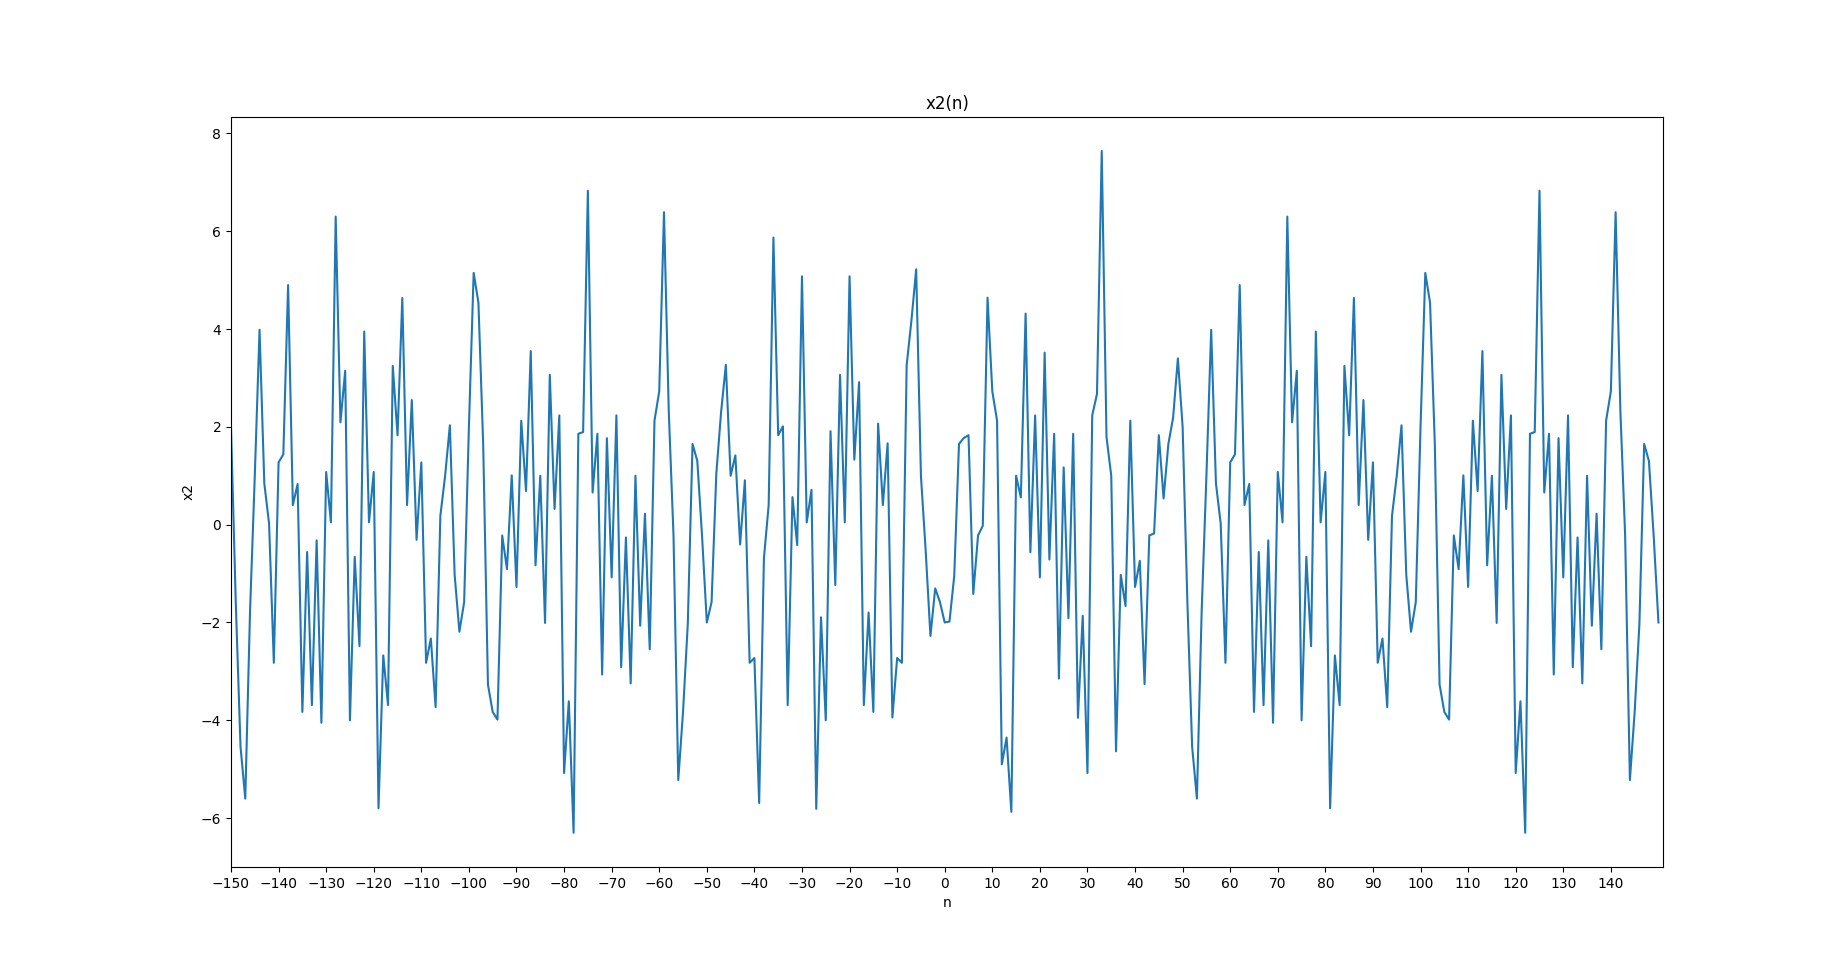

Write Python code to recreate this figure.
import matplotlib.pyplot as plt
import numpy as np
from base.impseq import *
from base.sigshift import *
from base.sigadd import *

begin = -150
end = 150
n = np.arange(begin, end+1)
x = 4*np.multiply(np.cos(0.36*np.pi*n), np.sin(0.62*np.pi*n)) - 2*(np.cos(0.15*np.pi*n) + np.sin(0.35*np.pi*n))

plt.plot(n,x)
plt.xticks(range(begin, end, 10))
plt.xlim(begin, end + 1)
plt.xlabel('n')
plt.ylabel('x2')
plt.title('x2(n)')

plt.show()
